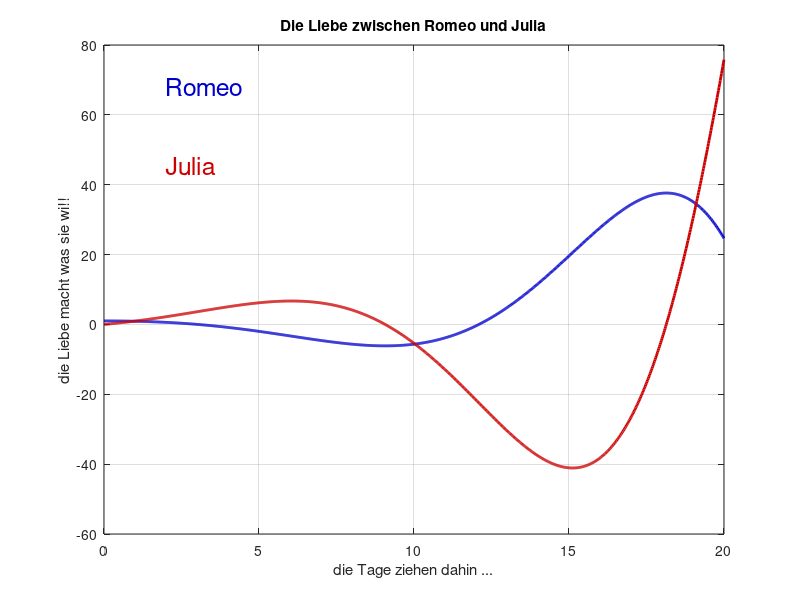

Here is the MATLAB script that generated this plot:
function RomeoUndJulia()
close all

% betrachtetes Zeitintervall (Tage)
T = [0,20];
% plotten nur wenn ein plot moeglich ist
DIM = 1000;

%% Startwerte
% Romeos Liebe zu Julia zu Beginn (t=0)
R0 = 1;
% Julias Liebe Romeo gegenüber zu Beginn (t=0)
J0 = 0;
P0 = [J0, R0]; % das Paar

% Die weitere Entwicklung Ihrer Liebe zueinander ....
% dP = A*P => P(t) = P(0)*exp(A*t)

% Für Romeo ist die Sache ganz einfach: Je mehr Julia ihn liebt, desto mehr liebt er auch
% sie (und natürlich umgekehrt: je weniger Julia ihn liebt, desto weniger liebt er sie).
A(2,1) = 4/5; A(2,2) = 0;

% Julias Gefühle lassen sich jedoch nicht so einfach beschreiben: Ihre Liebe zu Romeo
% lässt sofort nach, wenn Romeo beginnt, sie mehr zu lieben. Falls sich jedoch Romeos
% Gefühle abkühlen, dann fängt sie sofort an, ihn mehr zu lieben. Und zu guter Letzt
% wächst ihre Liebe zu ihm, je mehr sie ihn liebt. 
A(1,1) = 2/5; A(1,2) = -1/5;

% Schon ganz erschöpft von dem ganzen Durcheinander, stellt sich Julia ein Ultimatum: Wenn
% Romeo sie am 50. Tag nicht liebt (d.h. falls J(50) = 0 ), trennt sie sich von ihm. Anderenfalls
% will sie mit ihm bis ans Ende ihrer Tage zusammen sein. Bleiben Romeo und Julia zusammen?

[V D]=eig(A);
approx = 0;
if det(V)==0; approx=1; end % das bedeutet v1, v2 la und dann gibt es kein Vi

if 0; fprintf('exponentielles Wachstum\n'); end

if 0
    fprintf('nicht diagonalisierbare Situation\nnur Vermutungen moeglich\n'); 
    approx = 1;
end

if 0; fprintf('oszillierendes Verhalten der Loesung\n'); end

%% dP = A*P
t = linspace(T(1),T(2),DIM);

if ~approx
    % Loesung P ueber Diagonalisierung
    P=dieLiebe(t,V,diag(D),P0);
else
    % Loesung P ueber Taylorreihe
    EA=expMat(A,t,15);
    P(1,:)=P0(1)*EA(1,1,:)+P0(2)*EA(2,1,:);
    P(2,:)=P0(1)*EA(1,2,:)+P0(2)*EA(2,2,:);
end


%% Darstellung der Loesung
if 1
figure('Position',[0 0 600 400])
plot(t,P(2,:),'-','color',[0 0 0.8],'LineWidth',2)
hold on
plot(t,P(1,:),'-','color',[0.8 0 0],'LineWidth',2)
title('Die Liebe zwischen Romeo und Julia')
xlabel('die Tage ziehen dahin ...')
ylabel('die Liebe macht was sie wi!!')
text(0.1*max(t),0.9*max(max(P)),'Romeo','color',[0 0 0.8],'FontSize',18);
text(0.1*max(t),0.6*max(max(P)),'Julia','color',[0.8 0 0],'FontSize',18);
grid on
end
end

function EA=expMat(A,t,N)

    EA = zeros(2,2,length(t));
    for k=0:N
        for i=1:length(t)
            EA(:,:,i) = EA(:,:,i) + A^k/factorial(k)*t(i)^k;    
        end
    end

end
    
    



function y=dieLiebe(t,V,d,P0)

    y   = zeros(2,length(t));
    
    detV = det(V);
    
    A11 = V(2,2)*(V(1,1)*exp(d(1)*t)-V(1,2)*exp(d(2)*t));
    A12 = V(1,1)*V(1,2)*(exp(d(2)*t)-exp(d(1)*t));
    A21 = V(2,1)*V(2,2)*(exp(d(1)*t)-exp(d(2)*t));
    A22 = V(2,1)*(V(1,1)*exp(d(2)*t)-V(1,2)*exp(d(1)*t));
    
    y(1,:) = (P0(1)*A11+P0(2)*A21)/detV;
    y(2,:) = (P0(1)*A12+P0(2)*A22)/detV;   
end
